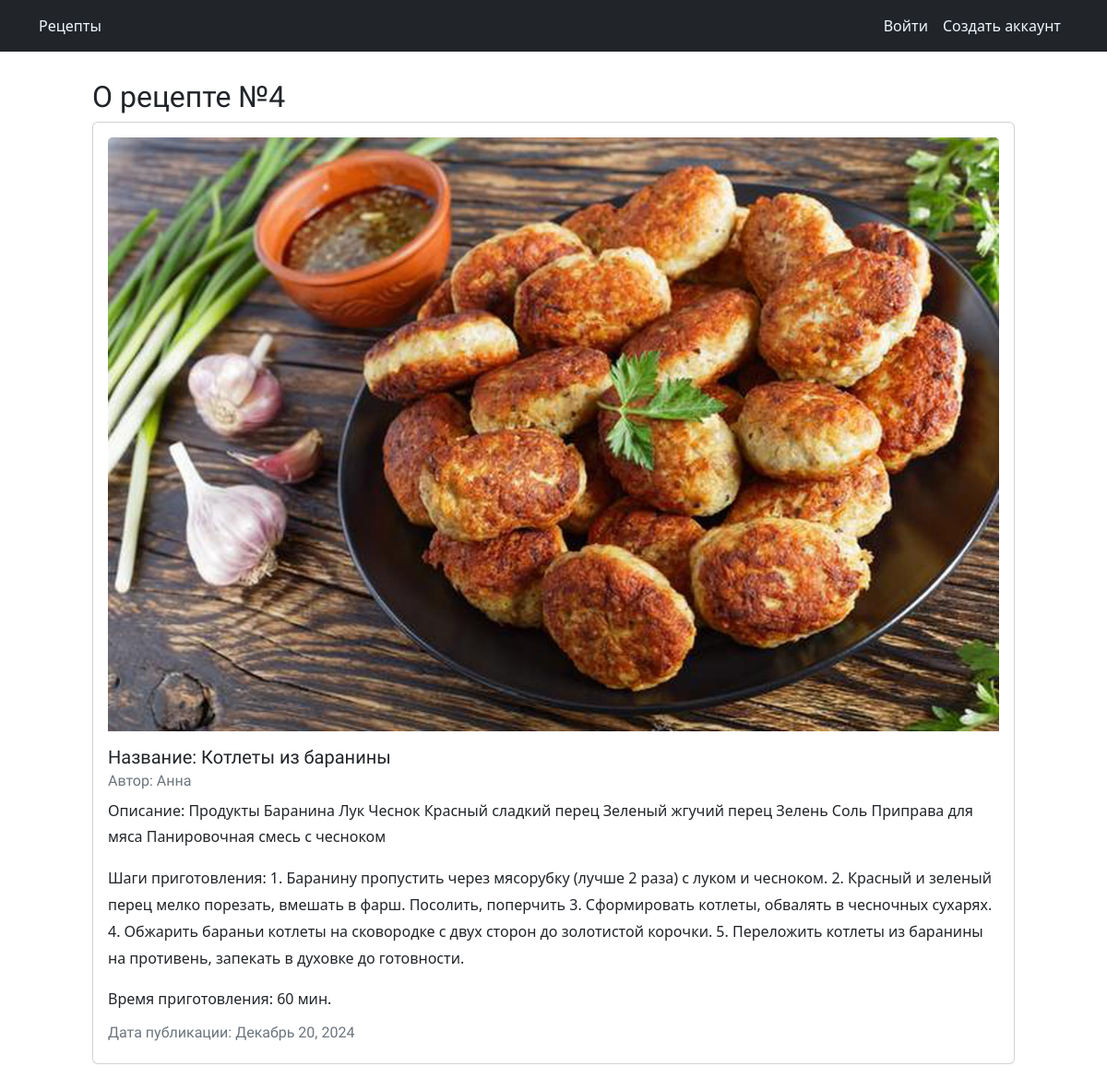
The page /recipe/4 on the database its author committed.
### recipesapp/models.py (models this page shows, shortened)
class Recipe(models.Model):
    title = models.CharField(max_length=100)
    description = models.TextField()
    steps_cooking = models.TextField()
    time_for_cooking = models.IntegerField(default=10)
    photo = models.ImageField(upload_to="img/%Y/%m/%d/")
    author = models.ForeignKey(User, on_delete=models.CASCADE)
    created_at = models.DateTimeField(auto_now_add=True)
    updated_at = models.DateTimeField(auto_now=True)
    class Meta:
        verbose_name = 'Рецепты'
        verbose_name_plural = 'Рецепты'

### recipesapp/views.py (the view)
# urls.py: path('recipe/<int:pk>', RecipeDetailView.as_view(), name="recipes-detail"),
class RecipeDetailView(DetailView):
    model = models.Recipe

### recipesapp/templates/recipesapp/recipe_detail.html (shortened to what this page needs)
<!DOCTYPE html>
{% extends "base.html" %}
{% block content %}
<h2>О рецепте №{{object.id}}</h2>
<div class="card mb-3">
  <div class="card-body">
      {% if recipe.photo %}
        <p><img class="card-img-top" src="{{recipe.photo.url}}"></p>
      {% endif %}
    <h5 class="card-title">Название: {{ object.title }}</h5>
    <h6 class="card-subtitle mb-2 text-muted">Автор: {{ object.author }}</h6>
    <p class="card-text">Описание: {{ object.description }}</p>
    <p class="card-text">Шаги приготовления: {{ object.steps_cooking }}</p>
    <p class="card-text">Время приготовления: {{ object.time_for_cooking }} мин.</p>
    <h6 class="card-subtitle mb-2 text-muted">Дата публикации: {{ object.updated_at|date:"F d, Y" }}</h6>
  </div>
</div>
{% endblock content %}

### usersapp/static/css/base.css (style rules this page uses)
body { margin:0; padding:0; font-family:helvetica, sans-serif; }
p { line-height: 1.8; }
h1, h2, h3, h4, h5 , h6 { font-family: 'Muli', sans-serif; font-weight:normal; }
h2 { margin:30px 0 20px; }

### rows shown on the page
Recipe: id "4", photo (picture), title "Котлеты из баранины", author "Анна", description "Продукты Баранина Лук Чеснок Красный сладкий перец Зеленый жгучий перец Зелень Соль Приправа для мяса Панировочная смесь с чесноком", steps_cooking "1. Баранину пропустить через мясорубку (лучше 2 раза) с луком и чесноком. 2. Красный и зеленый перец мелко порезать, вмешать в фарш. Посолить, поперчить 3. Сформировать котлеты, обвалять в чесночных сухарях. 4. Обжарить бараньи котлеты на сковородке с двух сторон до золотистой корочки. 5. Переложить котлеты из баранины на противень, запекать в духовке до готовности.", updated_at "Декабрь 20, 2024"

### other values the page prints
{{ object.time_for_cooking }} "60"
